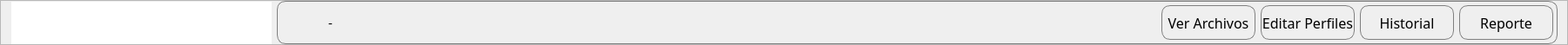
     <widget class="QFrame" name="frameTop">
      <property name="maximumSize">
       <size>
        <width>16777215</width>
        <height>50</height>
       </size>
      </property>
      <property name="styleSheet">
       <string notr="true"/>
      </property>
      <property name="frameShape">
       <enum>QFrame::StyledPanel</enum>
      </property>
      <property name="frameShadow">
       <enum>QFrame::Raised</enum>
      </property>
      <property name="lineWidth">
       <number>1</number>
      </property>
      <layout class="QHBoxLayout" name="horizontalLayout_3">
       <property name="topMargin">
        <number>0</number>
       </property>
       <property name="bottomMargin">
        <number>0</number>
       </property>
       <item>
        <widget class="QFrame" name="frame_7">
         <property name="minimumSize">
          <size>
           <width>300</width>
           <height>50</height>
          </size>
         </property>
         <property name="maximumSize">
          <size>
           <width>300</width>
           <height>50</height>
          </size>
         </property>
         <property name="styleSheet">
          <string notr="true">background-color: rgba(170, 0, 0, 0);</string>
         </property>
         <property name="frameShape">
          <enum>QFrame::StyledPanel</enum>
         </property>
         <property name="frameShadow">
          <enum>QFrame::Raised</enum>
         </property>
         <layout class="QVBoxLayout" name="verticalLayout_12">
          <property name="spacing">
           <number>0</number>
          </property>
          <property name="leftMargin">
           <number>0</number>
          </property>
          <property name="topMargin">
           <number>0</number>
          </property>
          <property name="rightMargin">
           <number>0</number>
          </property>
          <property name="bottomMargin">
           <number>0</number>
          </property>
          <item>
           <widget class="QLabel" name="label">
            <property name="minimumSize">
             <size>
              <width>300</width>
              <height>50</height>
             </size>
            </property>
            <property name="maximumSize">
             <size>
              <width>300</width>
              <height>50</height>
             </size>
            </property>
            <property name="styleSheet">
             <string notr="true">background-color: rgb(255, 255, 255);
image: url(:/Images/ResourcesFolder/Imagenes/Logo_Letras.png);
border-color: rgb(255, 255, 255);
padding: 0 0 3 0</string>
            </property>
            <property name="text">
             <string/>
            </property>
           </widget>
          </item>
         </layout>
        </widget>
       </item>
       <item>
        <widget class="QFrame" name="frame_9">
         <property name="minimumSize">
          <size>
           <width>0</width>
           <height>0</height>
          </size>
         </property>
         <property name="maximumSize">
          <size>
           <width>16777215</width>
           <height>16777215</height>
          </size>
         </property>
         <property name="styleSheet">
          <string notr="true"> border: 1px solid gray;
    border-radius: 10px;


     background: qlineargradient(x1: 0, y1: 0, x2: 0, y2: 1,
                                 stop: 0 #E1E1E1, stop: 0.4 #DDDDDD,
                                 stop: 0.5 #D8D8D8, stop: 1.0 #D3D3D3);</string>
         </property>
         <property name="frameShape">
          <enum>QFrame::StyledPanel</enum>
         </property>
         <property name="frameShadow">
          <enum>QFrame::Raised</enum>
         </property>
         <layout class="QHBoxLayout" name="horizontalLayout_5">
          <property name="topMargin">
           <number>2</number>
          </property>
          <property name="rightMargin">
           <number>4</number>
          </property>
          <property name="bottomMargin">
           <number>2</number>
          </property>
          <item>
           <widget class="QFrame" name="frame_6">
            <property name="minimumSize">
             <size>
              <width>400</width>
              <height>40</height>
             </size>
            </property>
            <property name="maximumSize">
             <size>
              <width>300</width>
              <height>16777215</height>
             </size>
            </property>
            <property name="styleSheet">
             <string notr="true">QFrame{
border:0px;
}</string>
            </property>
            <property name="frameShape">
             <enum>QFrame::StyledPanel</enum>
            </property>
            <property name="frameShadow">
             <enum>QFrame::Raised</enum>
            </property>
            <layout class="QHBoxLayout" name="horizontalLayout_2">
             <property name="leftMargin">
              <number>3</number>
             </property>
             <property name="topMargin">
              <number>0</number>
             </property>
             <property name="bottomMargin">
              <number>0</number>
             </property>
             <item>
              <widget class="QLabel" name="label_3">
               <property name="minimumSize">
                <size>
                 <width>40</width>
                 <height>0</height>
                </size>
               </property>
               <property name="maximumSize">
                <size>
                 <width>20</width>
                 <height>16777215</height>
                </size>
               </property>
               <property name="styleSheet">
                <string notr="true">image: url(:/Icons/ResourcesFolder/featherIcons/user.svg);</string>
               </property>
               <property name="text">
                <string/>
               </property>
              </widget>
             </item>
             <item>
              <widget class="QLabel" name="labelUsername">
               <property name="minimumSize">
                <size>
                 <width>0</width>
                 <height>0</height>
                </size>
               </property>
               <property name="font">
                <font>
                 <family>Rockwell</family>
                 <pointsize>11</pointsize>
                </font>
               </property>
               <property name="text">
                <string>-</string>
               </property>
               <property name="alignment">
                <set>Qt::AlignLeading|Qt::AlignLeft|Qt::AlignVCenter</set>
               </property>
              </widget>
             </item>
            </layout>
            <zorder>labelUsername</zorder>
            <zorder>label_3</zorder>
           </widget>
          </item>
          <item>
           <spacer name="horizontalSpacer">
            <property name="orientation">
             <enum>Qt::Horizontal</enum>
            </property>
            <property name="sizeType">
             <enum>QSizePolicy::Maximum</enum>
            </property>
            <property name="sizeHint" stdset="0">
             <size>
              <width>600</width>
              <height>20</height>
             </size>
            </property>
           </spacer>
          </item>
          <item>
           <widget class="QFrame" name="frame_8">
            <property name="minimumSize">
             <size>
              <width>450</width>
              <height>0</height>
             </size>
            </property>
            <property name="maximumSize">
             <size>
              <width>600</width>
              <height>16777215</height>
             </size>
            </property>
            <property name="styleSheet">
             <string notr="true">border:0px;</string>
            </property>
            <property name="frameShape">
             <enum>QFrame::StyledPanel</enum>
            </property>
            <property name="frameShadow">
             <enum>QFrame::Raised</enum>
            </property>
            <layout class="QHBoxLayout" name="horizontalLayout_4">
             <property name="leftMargin">
              <number>0</number>
             </property>
             <property name="topMargin">
              <number>0</number>
             </property>
             <property name="rightMargin">
              <number>0</number>
             </property>
             <property name="bottomMargin">
              <number>0</number>
             </property>
             <item>
              <widget class="QPushButton" name="pbVerArchivos">
               <property name="minimumSize">
                <size>
                 <width>0</width>
                 <height>40</height>
                </size>
               </property>
               <property name="font">
                <font>
                 <family>Rockwell</family>
                 <pointsize>12</pointsize>
                 <bold>false</bold>
                </font>
               </property>
               <property name="styleSheet">
                <string notr="true">QPushButton{
	border:1px solid gray;
	border-radius:10px;
	color: rgb(0, 0, 0);
}
QPushButton:hover{
	background-color: rgba(255, 140, 34, 240);
}
QPushButton:pressed{
	background-color: rgba(235, 115, 9, 255);
}</string>
               </property>
               <property name="text">
                <string>Ver Archivos</string>
               </property>
              </widget>
             </item>
             <item>
              <widget class="QPushButton" name="pbPerfiles">
               <property name="minimumSize">
                <size>
                 <width>0</width>
                 <height>40</height>
                </size>
               </property>
               <property name="font">
                <font>
                 <family>Rockwell</family>
                 <pointsize>12</pointsize>
                 <bold>false</bold>
                </font>
               </property>
               <property name="styleSheet">
                <string notr="true">QPushButton{
	border:1px solid gray;
	border-radius:10px;
	color: rgb(0, 0, 0);
}
QPushButton:hover{
	background-color: rgba(255, 140, 34, 240);
}
QPushButton:pressed{
	background-color: rgba(235, 115, 9, 255);
}</string>
               </property>
               <property name="text">
                <string>Editar Perfiles</string>
               </property>
              </widget>
             </item>
             <item>
              <widget class="QPushButton" name="pbHistorial">
               <property name="minimumSize">
                <size>
                 <width>0</width>
                 <height>40</height>
                </size>
               </property>
               <property name="font">
                <font>
                 <family>Rockwell</family>
                 <pointsize>12</pointsize>
                 <bold>false</bold>
                </font>
               </property>
               <property name="styleSheet">
                <string notr="true">QPushButton{
	border:1px solid gray;
	border-radius:10px;
	color: rgb(0, 0, 0);
}
QPushButton:hover{
	background-color: rgba(255, 140, 34, 240);
}
QPushButton:pressed{
	background-color: rgba(235, 115, 9, 255);
}</string>
               </property>
               <property name="text">
                <string>Historial</string>
               </property>
              </widget>
             </item>
             <item>
              <widget class="QPushButton" name="pbReporte">
               <property name="minimumSize">
                <size>
                 <width>0</width>
                 <height>40</height>
                </size>
               </property>
               <property name="font">
                <font>
                 <family>Rockwell</family>
                 <pointsize>12</pointsize>
                </font>
               </property>
               <property name="styleSheet">
                <string notr="true">QPushButton{
	border:1px solid gray;
	border-radius:10px;
	color: rgb(0, 0, 0);
}
QPushButton:hover{
	background-color: rgba(255, 140, 34, 240);
}
QPushButton:pressed{
	background-color: rgba(235, 115, 9, 255);
}</string>
               </property>
               <property name="text">
                <string>Reporte</string>
               </property>
              </widget>
             </item>
            </layout>
           </widget>
          </item>
         </layout>
        </widget>
       </item>
      </layout>
     </widget>
